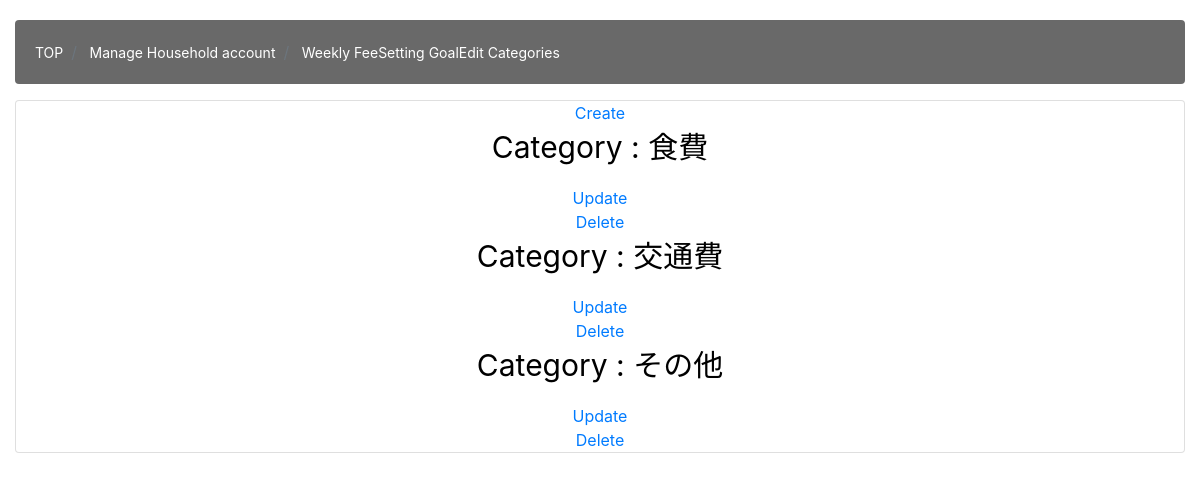
The app's page /kakeibo/category_list/, older data.
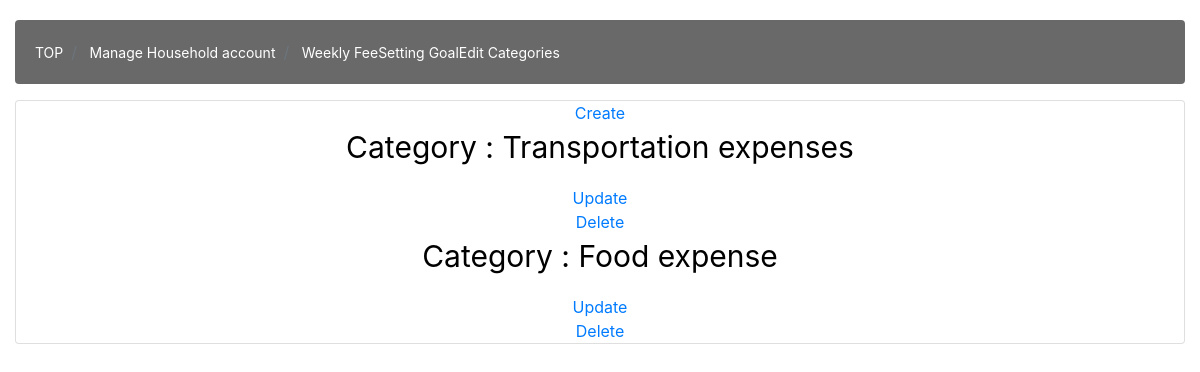
The same page, newer data.
### kakeibo/models.py (models this page shows)
class Category(models.Model):
    class Meta:
        db_table = "category"
        verbose_name = "Category"
        verbose_name_plural = "Category"
    category_name = models.CharField(max_length=255, unique=True)
    def __str__(self):
        return self.category_name

### kakeibo/views.py (the view)
# urls.py: path('category_list/', views.CategoryListView.as_view(),
class CategoryListView(ListView):
    model = Category
    template_name = 'kakeibo/category_list.html'
    def queryset(self):
        return Category.objects.all()

### kakeibo/templates/kakeibo/category_list.html (shortened to what this page needs)
<html>
<head>
  <link rel="stylesheet" href="https://maxcdn.bootstrapcdn.com/bootstrap/4.0.0-beta.2/css/bootstrap.min.css">
  <link rel="stylesheet" href="https://cdn.datatables.net/t/bs-3.3.6/jqc-1.12.0,dt-1.10.11/datatables.min.css" />
</head>
<body style="background-color:#ffffff">
  <div class="content-wrapper">
    <div class="container-fluid">
      <ol class="breadcrumb" style="background-color: #696969; margin-top: 20px;  padding: 20px;">
            <li class="breadcrumb-item">
                <a href="{% url 'kakeibo:kakeibo_monster' %}" style="color: white; font-size: 14px;">TOP</a>
            </li>
            <li class="breadcrumb-item">
                <a href="{% url 'kakeibo:kakeibo_list' %}"  style="color: white; font-size: 14px;">Manage Household account</a>
            </li>
            <li class="breadcrumb-item">
                <a href="{% url 'kakeibo:kakeibo_circle' %}"  style="color: white; font-size: 14px;">Weekly Fee</a>
            </li>
            <li>
                <a href="{% url 'kakeibo:setgoal' %}"  style="color: white; font-size: 14px;">Setting Goal</a>
            </li>
            <li>
                <a href="{% url 'kakeibo:category_list' %}"  style="color: white; font-size: 14px;">Edit Categories</a>
            </li>
        </ol>
      <div class="card mb-3" style="text-align: center;">
        <div style="border-color: black; border-width: 3px;">
             <a href="{% url 'kakeibo:create_category' %}" >Create</a>
        </div>
      {% for category in object_list %}
        <p style="font-size: 30px; color: black">Category : {{ category }}</p>
        <div style="border-color: black; border-width: 3px;">
             <a href="{% url 'kakeibo:update_category' category.pk %}">Update</a>
        </div>
        <div style="border-color: black; border-width: 3px;">
             <a href="{% url 'kakeibo:delete_category' category.pk %} ">Delete</a>
        </div>
        {% endfor %}
      </div>
    </div>
  </div>
</body>
</html>

Row changes from the older to the newer data that the page shows:
removed Category: category_name "食費"
removed Category: category_name "その他"
changed Category: category_name "交通費" → "Transportation expenses"
added Category: category_name "Food expense"
